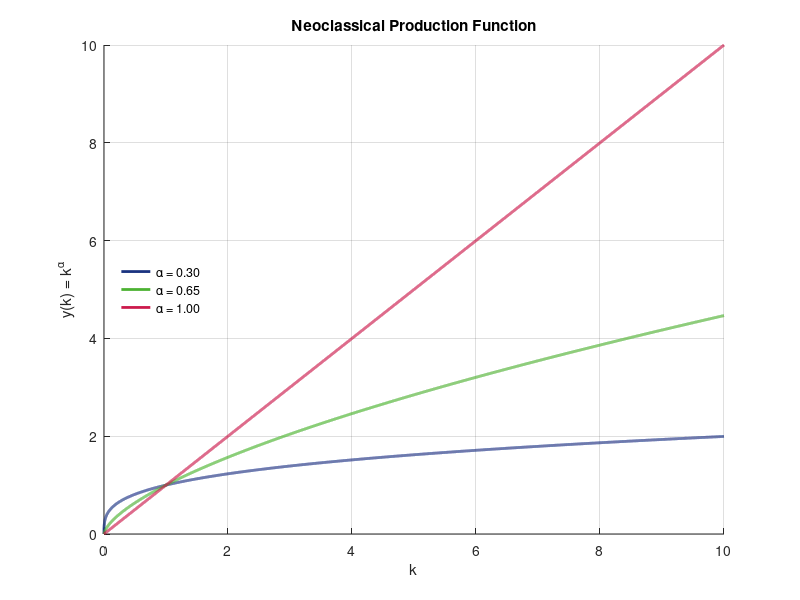

Here is the MATLAB script that generated this plot:
% Advanced Macroeconomics Winter Term 2025/26
% Tutorial 2 - Problem 1
% First Version: 18-10-2024
% Updated: 18-10-2025
% Author: Alexandra Gutsch

clear all; % clear workspace
close all; % close open plots

% if toolbox using range() is not available on PC no subtitle added
toolbox_yes = 0;

% decide about saving plots
SavePlot = 0; % =0 if you don't want to save plots

% define vector with values of capital intensity
kVec = 0:0.001:10; % values from 0 to 10 in 0.001 steps, the smaller the steps, the smoother the line, but the slower the code/ the more iterations

% values of alpha
alphaVec = [0.3, 0.65, 1];

% create empty vector for saving later utility for different values of c 
yVec = []; 

% write for loop
for i = 1:length(alphaVec)
  alpha = alphaVec(i);
    for k = kVec % do following operations for all values of k
      y = k^alpha; % calculate production for each value of capital 
      yVec = [yVec, y]; % write values of y for all k into vector
    end
end

% load results for diferent alphas into vectors
yVec_alpha1 = yVec(1:length(kVec));
yVec_alpha2 = yVec(length(kVec)+1:2*length(kVec));
yVec_alpha3 = yVec(2*length(kVec)+1:3*length(kVec));

% plot production function

myColor1 = [0.1 0.2 0.5]; % blue
myColor2 = [0.3 0.7 0.2]; % green
myColor3 = [0.8 0.1 0.3]; % red
          
hf=figure(); % create object for figure

hold on; % write into one coordinate system
plot(kVec, yVec_alpha1,'color', myColor1,'Linewidth', 2);
plot(kVec, yVec_alpha2,'color', myColor2,'Linewidth', 2);
plot(kVec, yVec_alpha3,'color', myColor3,'Linewidth', 2);
hold off;

xlabel('k', 'FontSize', 11); % (change fontsize)
ylabel('y(k) = k^\alpha', 'FontSize', 11);
ylim([0, 10]); % comment this command out and see what happens
title('Neoclassical Production Function', 'FontSize', 11);
legend({'\alpha = 0.30', '\alpha = 0.65', '\alpha = 1.00'},'location', 'west', 'orientation', 'vertical'); % add legend, adjust location and orientation, can use latex code for greek letters
legend boxoff; % (remove box from legend)
grid on; % add grid to plot

% add subtitle
if toolbox_yes
    text(mean(xlim), min(ylim) - 0.1*range(ylim), ...
         'note: production function in efficiency units', ...
         'HorizontalAlignment', 'center');
end

if SavePlot
  print(hf, '-dpng', 'production.png');
end

